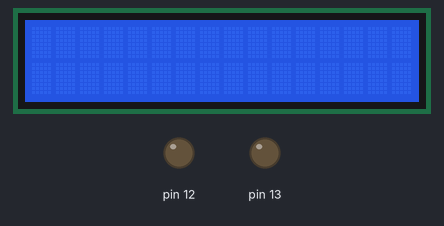
Bench run of a sketch on a simulated Arduino Uno, built with avr-gcc and run on an emulated ATmega328P. On the bench: 16×2 character LCD, output pins drawn as LEDs (lit = HIGH).

Above: at 0.2 s.
At 2.2 s:
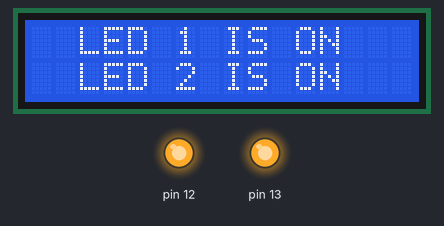
At 4.2 s:
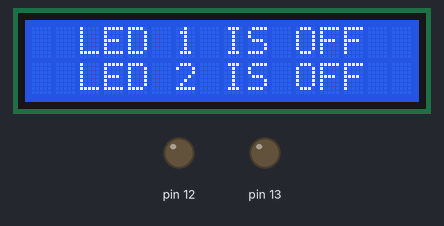
Timing chart, 0 to 130.0 s (numbered marks = the images above):
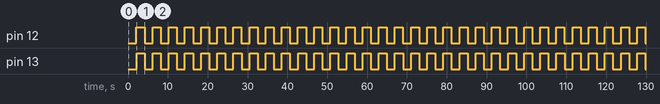

The sketch:

LCD_AND_LED.ino
```cpp
#include <Wire.h>
#include <LiquidCrystal_I2C.h>

LiquidCrystal_I2C lcd(0x27,16,2);  // set the LCD address to 0x27 for a 16 chars and 2 line display

void setup()
{
  lcd.init();                      // initialize the lcd
  lcd.init();
  // Print a message to the LCD.
  lcd.backlight();
  pinMode(12, OUTPUT);
  pinMode(13, OUTPUT);
}


void loop()
{
  delay(2000);
  digitalWrite(12, HIGH);
  lcd.clear();
   lcd.setCursor(2,0);
  lcd.print("LED 1 IS ON");
   lcd.setCursor(3,1);
   digitalWrite(13, HIGH);
   lcd.setCursor(2,1);
  lcd.print("LED 2 IS ON");
  delay(2000);
  digitalWrite(12, LOW);
  lcd.clear();
   lcd.setCursor(2,0);
  lcd.print("LED 1 IS OFF");
   lcd.setCursor(3,1);
   digitalWrite(13, LOW);
   lcd.setCursor(2,1);
  lcd.print("LED 2 IS OFF");
}
```

Measured:
- by itself, pin 12, pin 13: alternates HIGH for 2.0 s and LOW for 2.0 s
- what the display in image 1 shows lasts 2.0 s, from 2.2 s to 4.2 s
